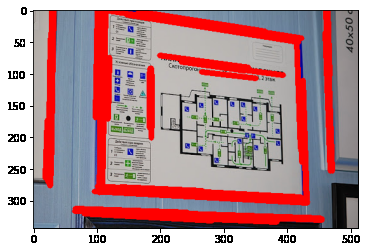
#> input picture Project/Draft/27_lines.png, 367 x 252 px
$ python -i PreProcess.py   (imports and definitions only)
#> lines starting #> are read from the running program, lines starting #| are printed output that depends on the picture; after the words box and inside, x2 and y2 are one past the last pixel; in counts of white or black regions, pixels touching at a corner belong together
### Project/Draft/imgShow.py
import cv2 as cv
import numpy as np
import matplotlib.pyplot as plt

def imgShow (img, title="An image", cmap="gray", figsize=(5, 5)):
    plt.figure(figsize=figsize)
    plt.title(title)
    plt.imshow (img, cmap=cmap)
    plt.show()

### Project/Draft/PreProcess.py
import cv2 as cv
import numpy as np
import matplotlib.pyplot as plt
import imgShow as disp

'''
Algorithm:

1. BGR -> GRAY
2. Gaussian Blurr with (21, 21) and 2, seems to be better.
3. Gaussian Adaptive with 5 and 2, seems to be better so far.
4. Edge finding with Laplacian
5. Dilation with MORPH_RECT (3, 3) and iterations=2.

'''

def PreProcess (img,
                gray=True,
                blur=[(21, 21), 2],
                threshold=['AdaptiveGaussian', 5, 2],
                edge=['Laplacian'],
                kernel=['MorphRect', (3, 3)],
                dilate=[2],
                log=[0, 1, 2, 3, 4], figsize=(5, 5)):

    if not gray:
        img=cv.cvtColor (img, cv.COLOR_BGR2GRAY)

    if 0 in log:
        title="gray" if not gray else "original"
        col="gray" if not gray else "viridis"
        disp.imgShow (img, title=title, cmap=col, figsize=figsize)

    if blur is not None:
        img=cv.GaussianBlur (img, blur[0], blur[1])

    if 1 in log:
        disp.imgShow (img, title=f"Blurred image: {blur}", figsize=figsize)

    if threshold is not None:
        if threshold[0].lower() in ["adaptivegaussian", 'adaptive', 'adaptive gaussian',
                                    'gaussian', 'gaus', 'gauss']:
            img=cv.adaptiveThreshold(img, 255, cv.ADAPTIVE_THRESH_GAUSSIAN_C,
                                    cv.THRESH_BINARY_INV, threshold[1], threshold[2])
        else:
            print (f"method {threshold[0]} not understood")

    if 2 in log:
        disp.imgShow (img, title=f"Thresholded image: {threshold}", figsize=figsize)

    if edge is not None:
        if edge[0].lower() in ['laplacian', 'laplace']:
            img=cv.Laplacian(img, cv.CV_8UC1)
        elif edge[0].lower() in ['canny']:
            img=cv.Canny(img, *edge[1:])

    if 3 in log:
        disp.imgShow (img, title=f"Edged image: {edge}", figsize=figsize)

    if dilate is not None:
        assert kernel!=None, "Kernel cannot be None if dilate is not None"
        if kernel[0].lower() in ["morphrect", "morph rect", "rect"]:
            kernel=cv.getStructuringElement(cv.MORPH_RECT, kernel[1])

        img=cv.dilate(img, kernel, iterations=dilate[0])

    if 4 in log:
        disp.imgShow (img, title=f"", figsize=figsize)

    return img

# [45 lines left out: functions clear, clearVoid, not called in this run]

>>> import cv2
>>> picture = cv2.imread('27_lines.png', cv2.IMREAD_GRAYSCALE)
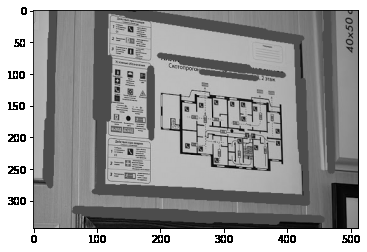
#> picture: shape (252, 367); min 0, max 255, mean 154
>>> result = PreProcess(picture)
#> in PreProcess, `img=cv.GaussianBlur (img, blur[0], blur[1])`:
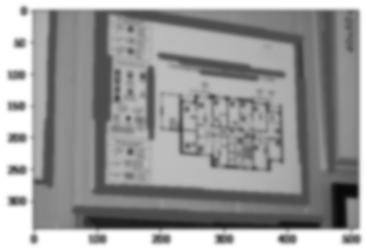
#> img: shape (252, 367); min 8, max 255, mean 154
#> in PreProcess, `img=cv.adaptiveThreshold(img, 255, cv.ADAPTIVE_THRESH_GAUSSIAN_C, cv.T..`:
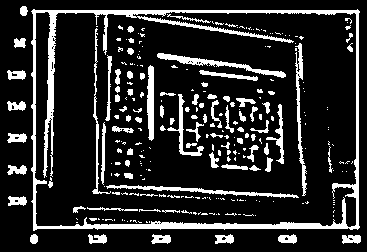
#> img: shape (252, 367); 16.4% white; 263 white regions (177 under 20 px), largest, box (x1, y1, x2, y2) and area: (31, 9, 360, 231) 6104, (157, 53, 286, 78) 638, (106, 185, 299, 198) 624
#> in PreProcess, `img=cv.Laplacian(img, cv.CV_8UC1)`:
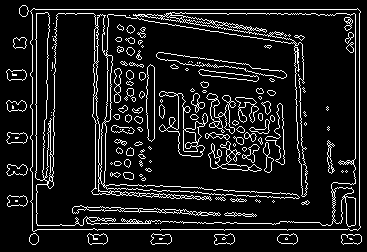
#> img: shape (252, 367); 10.7% white in thin lines or dots
#> in PreProcess, `img=cv.dilate(img, kernel, iterations=dilate[0])`:
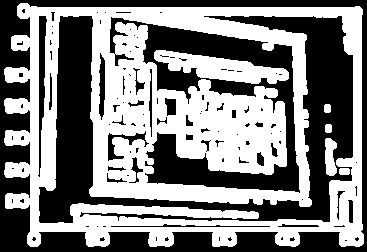
#> img: shape (252, 367); 50.9% white; 113 black regions (80 under 20 px), largest, box (x1, y1, x2, y2) and area: (39, 16, 353, 223) 18183, (0, 0, 367, 252) 13521, (110, 17, 300, 193) 10244

$ run again, on Project/Draft/27_skelet.png
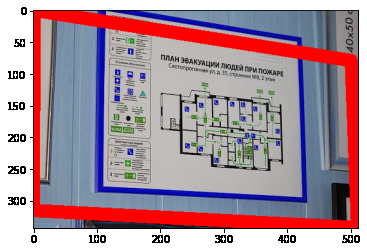
#> input picture Project/Draft/27_skelet.png, 367 x 252 px
#> in PreProcess, `img=cv.adaptiveThreshold(img, 255, cv.ADAPTIVE_THRESH_GAUSSIAN_C, cv.T..`:
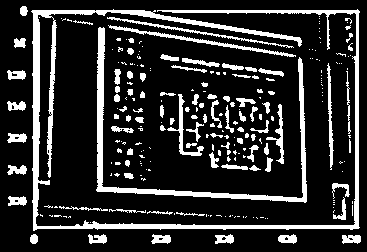
#> img: shape (252, 367); 18.1% white; 243 white regions (154 under 20 px), largest, box (x1, y1, x2, y2) and area: (31, 9, 360, 231) 6213, (96, 27, 307, 203) 2680, (108, 25, 296, 57) 601
#> in PreProcess, `img=cv.dilate(img, kernel, iterations=dilate[0])`:
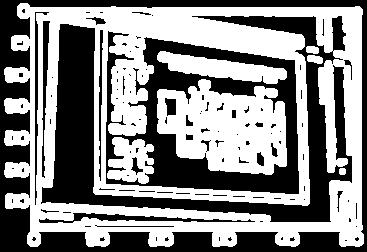
#> img: shape (252, 367); 52.9% white; 114 black regions (88 under 20 px), largest, box (x1, y1, x2, y2) and area: (41, 16, 352, 222) 15334, (0, 0, 367, 252) 13538, (106, 31, 299, 194) 11008
